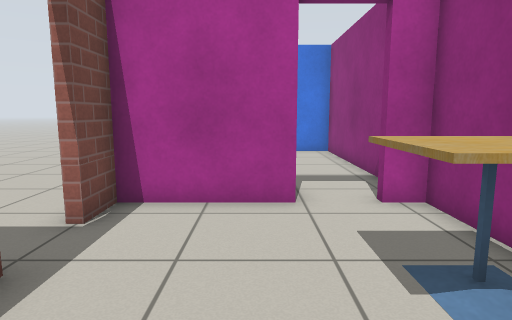
[1] (above)

12 first-person views from a walk through a Gazebo world. The camera is 0.92 m above the floor, tilts 8° down and sees 75° across. The floor is counted in squares, 0.5 m on a side. Each view is taken from the middle of a square. On the plan, view 1 faces up. The plan holds only what a view shows up to about 17 squares ahead; the rest is blank. Robots are left out. Simple patterns stand in for the simulator's built-in surfaces.

[2]
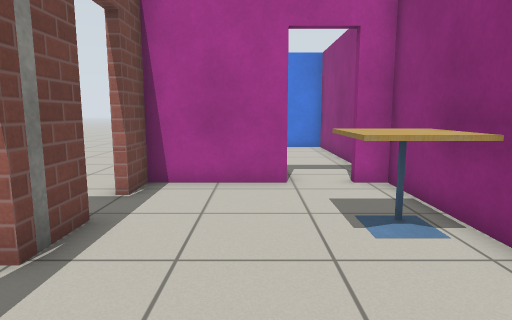

[3]
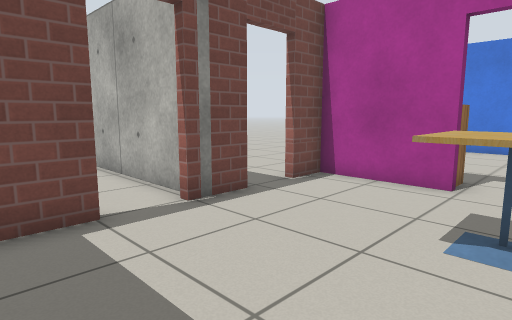

[4]
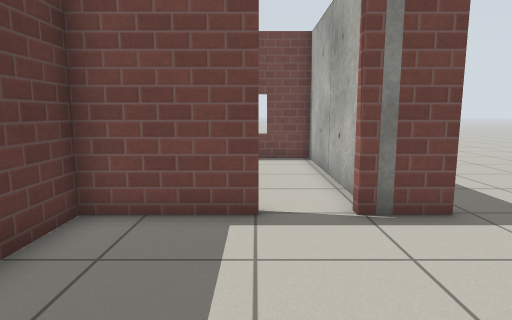

[5]
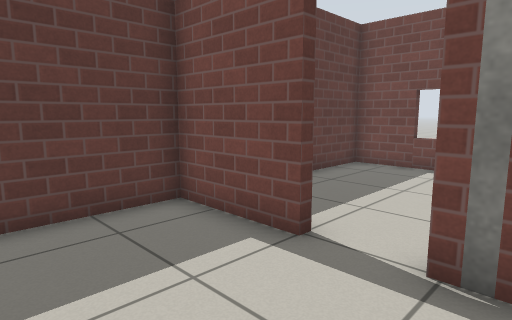

[6]
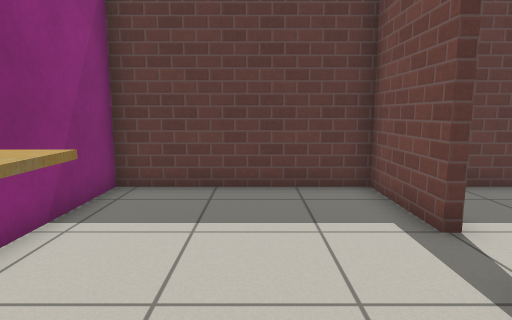

[7]
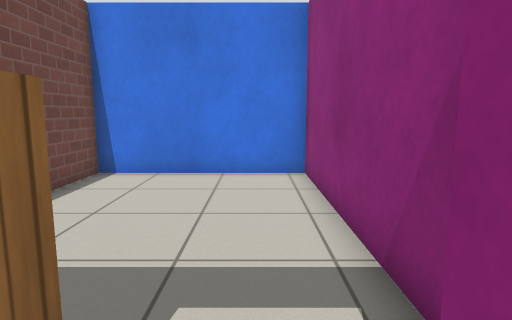

[8]
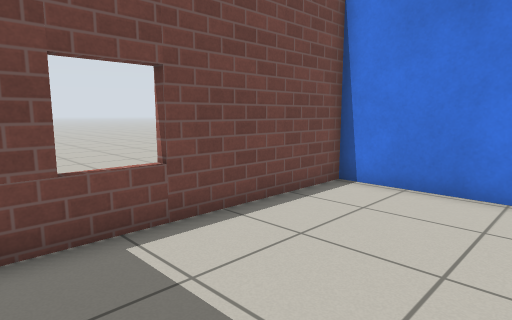

[9]
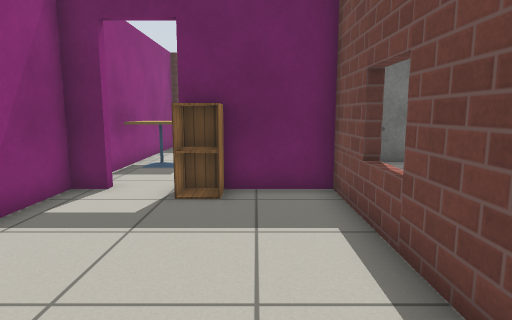

[10]
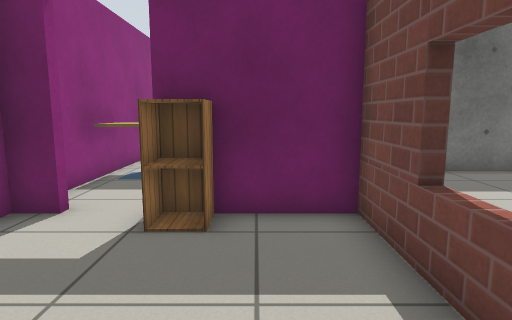

[11]
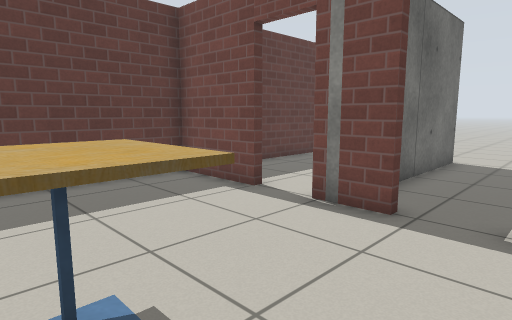

[12]
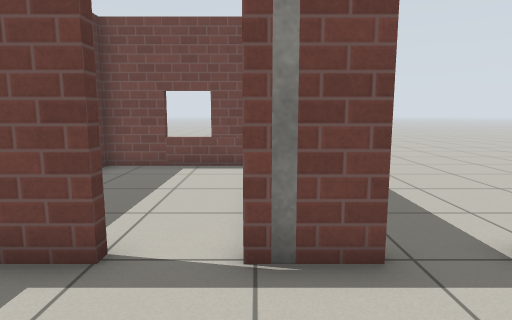

### Floor plan
Points are (right, up) in squares from view 1. A wall is a line through its corners. A room is listed if a view was taken in it or the views show most of it. See-through windows are left out.
Room 1 (views 1, 2, 3, 4, 5, 6, 7, 11, 12)
walls: (-2.9, 3.6) (-2.9, 1.7); (-2.9, 0.1) (-2.9, -3.2) (3.5, -3.2) (3.5, 6.7) (2.6, 6.7); (0.8, 6.7) (-2.9, 6.7) (-2.9, 5.4)
ways out: open door at (1.5, 7) to room 2; open door at (-3, 0.5) to room 3; open door at (-3, 4.5)
objects: cafe table (2, 3) to (3, 4)
Room 2 (views 8, 9, 10)
walls: (2.6, 7) (3.5, 7) (3.5, 16.2) (-2.9, 16.2) (-2.9, 7) (0.8, 7)
ways out: open door at (1.5, 7) to room 1
objects: cabinet (0, 8)
Room 3 (no view inside)
walls: (-3.6, 2.2) (-10.6, 2.2) (-10.6, -3.2) (-5.2, -3.2)
ways out: open door at (-3, 0.5) to room 1

Positions as (right, up) in squares from view 1, and headings:
1: (0, 0), facing up
2: (0, -2), facing up
3: (3, -2), facing up-left
4: (3, 0), facing left
5: (1, 3), facing down-left
6: (0, 5), facing down
7: (2, 6), facing up
8: (2, 8), facing up-left
9: (-1, 15), facing down
10: (-1, 13), facing down
11: (3, 6), facing down-left
12: (1, 2), facing left
